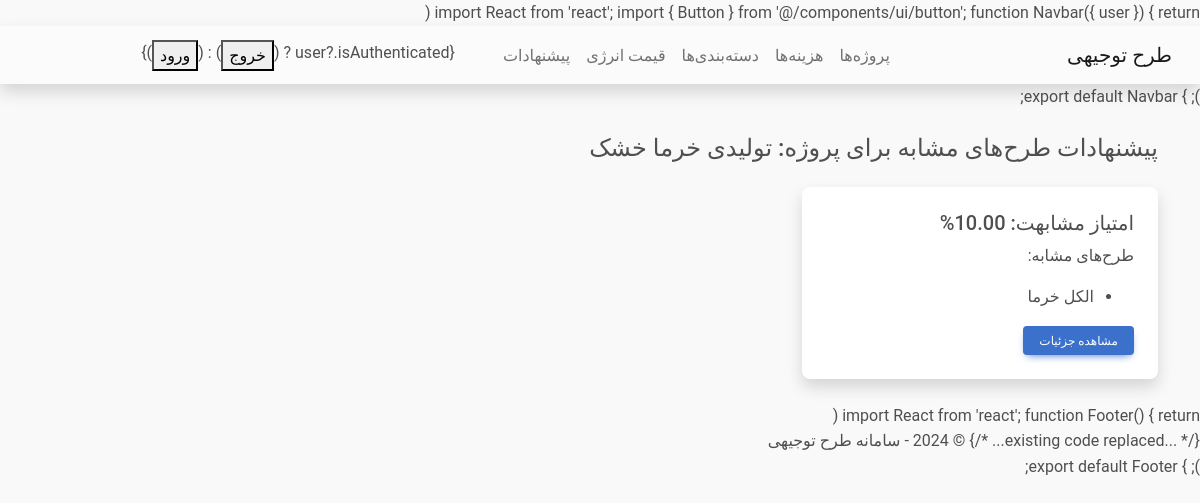
/recommendations/1/list/, run on an earlier commit of the app's database.
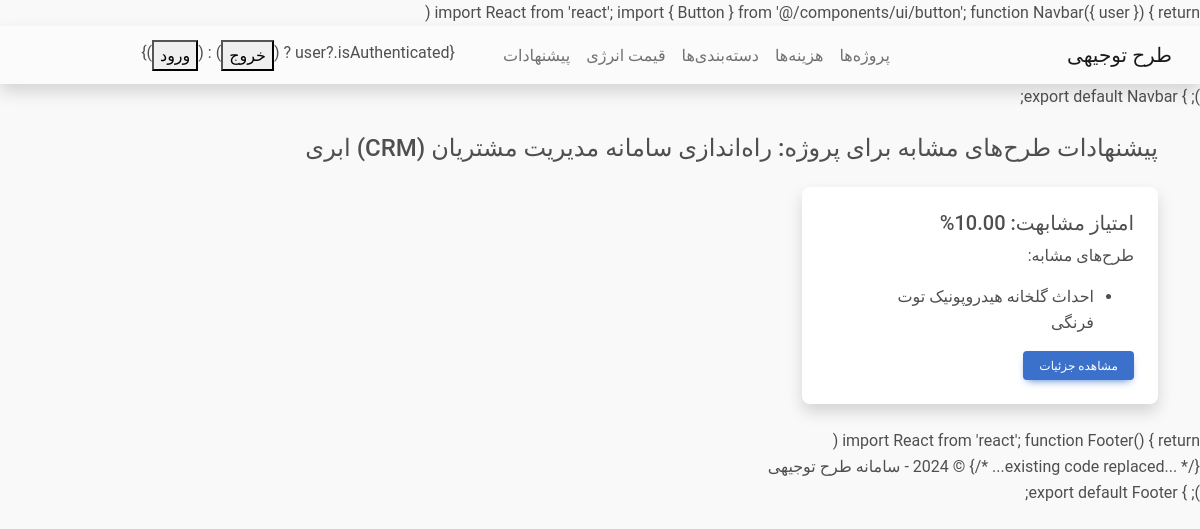
And on a later commit of the database.
### apps/projects/models.py (models this page shows, shortened)
class Project(models.Model):
    title = models.CharField(verbose_name='عنوان', max_length=255)
    description = models.TextField(verbose_name='توضیحات')
    business_type = models.ForeignKey(Category, verbose_name='نوع کسب و کار', on_delete=models.SET_NULL, null=True, related_name='projects')
    owner = models.ForeignKey(User, verbose_name='مالک', on_delete=models.CASCADE, related_name='projects')
    created_at = jmodels.jDateTimeField(verbose_name='تاریخ ایجاد', auto_now_add=True)
    updated_at = jmodels.jDateTimeField(verbose_name='تاریخ بروزرسانی', auto_now=True)
    class Meta:
        verbose_name = 'پروژه'
        verbose_name_plural = 'پروژه‌ها'

### apps/recommendations/views.py (the view)
# urls.py: path('<int:project_id>/list/', views.recommendation_list, name='recommendation_list'),
def recommendation_list(request, project_id):
    project = get_object_or_404(Project, pk=project_id)
    recs = Recommendation.objects.filter(project=project)
    return render(request, 'recommendations/recommendation_list.html', {'project': project, 'recs': recs})

### templates/recommendations/recommendation_list.html (shortened to what this page needs)
{% extends "base.html" %}
{% block content %}
<h4 class="mb-4">پیشنهادات طرح‌های مشابه برای پروژه: {{ project.title }}</h4>
<div class="row">
  {% for rec in recs %}
  <div class="col-md-4">
    <div class="card mb-4 shadow">
      <div class="card-body">
        <h5 class="card-title">امتیاز مشابهت: {{ rec.score }}%</h5>
        <p class="card-text">طرح‌های مشابه:</p>
        <ul>
          {% for sim in rec.similar_projects.all %}
          <li>{{ sim.title }}</li>
          {% endfor %}
        </ul>
        <a href="{% url 'project_detail' project.pk %}" class="btn btn-primary btn-sm">مشاهده جزئیات</a>
      </div>
    </div>
  </div>
  {% endfor %}
</div>
{% endblock %}

What changed in the data, as far as the page shows it:
removed Project: title "الکل خرما"
changed Project: title "تولیدی خرما خشک" → "راه‌اندازی سامانه مدیریت مشتریان (CRM) ابری"
added Project: title "احداث گلخانه هیدروپونیک توت فرنگی"
